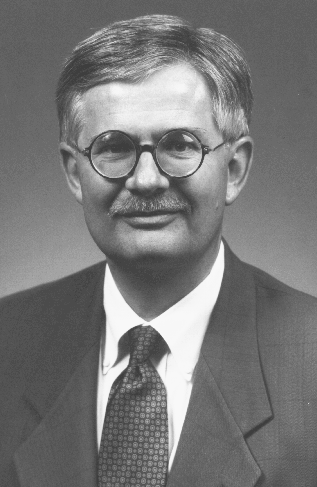
#> input picture images/whitmore.pgm, 317 x 487 px
$ python threshold.py
#> lines starting #> are read from the running program, lines starting #| are printed output that depends on the picture; after the words box and inside, x2 and y2 are one past the last pixel; in counts of white or black regions, pixels touching at a corner belong together
import numpy
from PIL import Image


def threshold_filter(data,limiar):
    # Criando um novo np.ndarray, estrutura cedida pelo numpy que simula uma matriz em python.
    data_final = data
    for i in range(len(data)):
        for j in range(len(data[i])):
            # Caso a intesidade de preto daquele pixel seja maior que o limiar, o valor dela na nova imagem será 255, caso contrário 0
            data_final[i][j] = 255 if data[i][j] > limiar else 0
    return data_final


def main():
    img = Image.open("../images/whitmore.pgm")
#> img is the input picture: PIL image 317x487 L; min 62, max 248, mean 120.1
    arr = numpy.array(img)
    threshold = threshold_filter(arr,95)
#> after the loop in threshold_filter, `for i in range(len(data)):`:
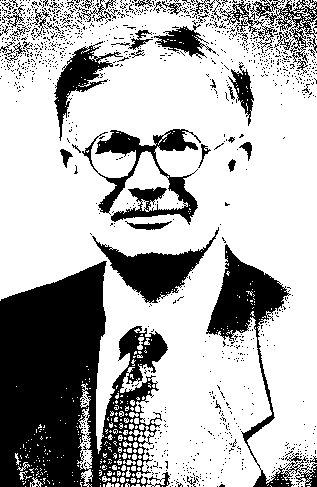
#> data_final: shape (487, 317); 70.5% white; 1155 black regions (1109 under 20 px), largest, box (x1, y1, x2, y2) and area: (0, 261, 170, 487) 23705, (206, 244, 317, 487) 5049, (82, 129, 201, 225) 3649
    out = Image.fromarray(threshold)
    img.show()
    out.show()


main()

$ run again, with images/abe_natsumi.pgm copied over images/whitmore.pgm
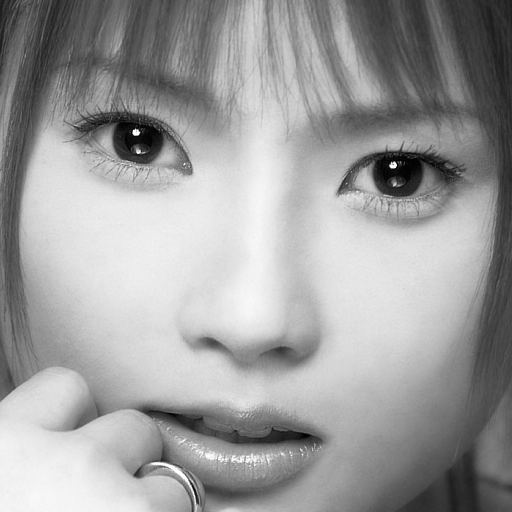
#> input picture images/abe_natsumi.pgm, 512 x 512 px
#> in main, img is the input picture: PIL image 512x512 L; min 0, max 255, mean 157.4
#> after the loop in threshold_filter, `for i in range(len(data)):`:
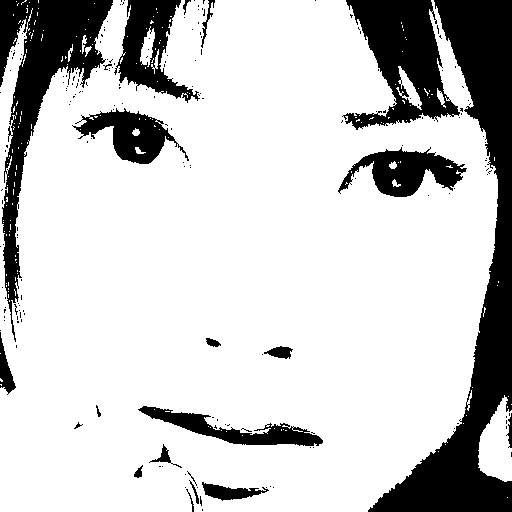
#> data_final: shape (512, 512); 79.1% white; 197 black regions (175 under 20 px), largest, box (x1, y1, x2, y2) and area: (368, 0, 512, 512) 21587, (0, 0, 113, 342) 10780, (342, 0, 460, 130) 7772
